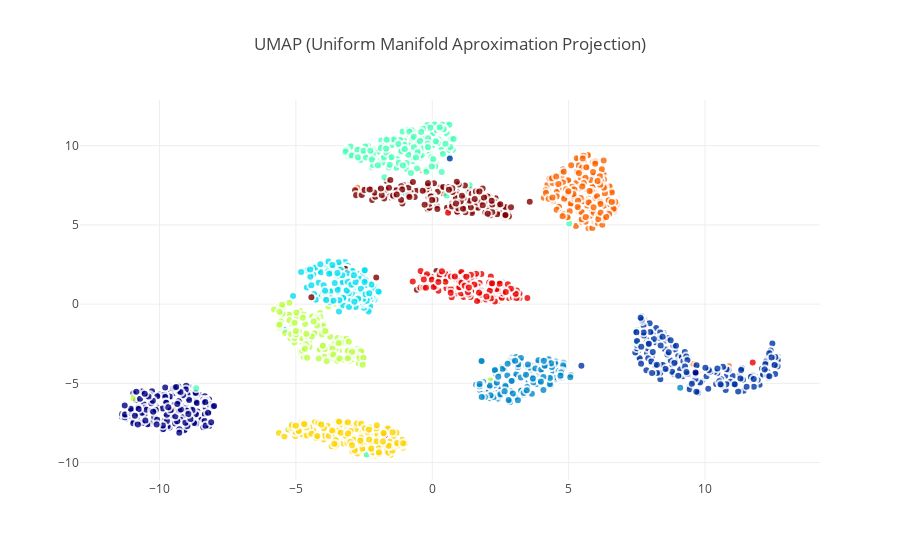

The code cell stored with this chart in its notebook:
### Code cell
trace0 = go.Scatter(
    x = plot_data[:,0],
    y = plot_data[:,1],
    name = "class",
    hoveron = "points",
    mode = 'markers',
#     text = Target.unique(),
    showlegend = False,
    marker = dict(
        size = 8,
        color = plot_data[:,2],
        colorscale ='Jet',
        showscale = False,
        line = dict(
            width = 2,
            color = 'rgb(255, 255, 255)'
        ),
        opacity = 0.8
    )
)
data = [trace0]

layout = dict(title = 'UMAP (Uniform Manifold Aproximation Projection)',
              hovermode= 'closest',
              yaxis = dict(zeroline = False),
              xaxis = dict(zeroline = False),
              showlegend= True
             )

fig = dict(data=data, layout=layout)
py.iplot(fig, filename='styled-scatter')

### Figure 1 — Plotly figure (JSON) as saved in the notebook; plotly's stock layout.template omitted (floating-point values rounded to 4 significant figures; data arrays with more than 128 entries replaced by an {"elided": "..."} marker saying what was removed)
{"data": [{"hoveron": "points", "marker": {"color": {"elided": "2000 int values"}, "colorscale": "Jet", "line": {"color": "rgb(255, 255, 255)", "width": 2}, "opacity": 0.8, "showscale": false, "size": 8}, "mode": "markers", "name": "class", "showlegend": false, "type": "scatter", "uid": "35bad9b7-6939-46d7-a057-18840b266092", "x": {"elided": "2000 float values"}, "y": {"elided": "2000 float values"}}], "layout": {"hovermode": "closest", "showlegend": true, "title": "UMAP (Uniform Manifold Aproximation Projection)", "xaxis": {"zeroline": false}, "yaxis": {"zeroline": false}}}
